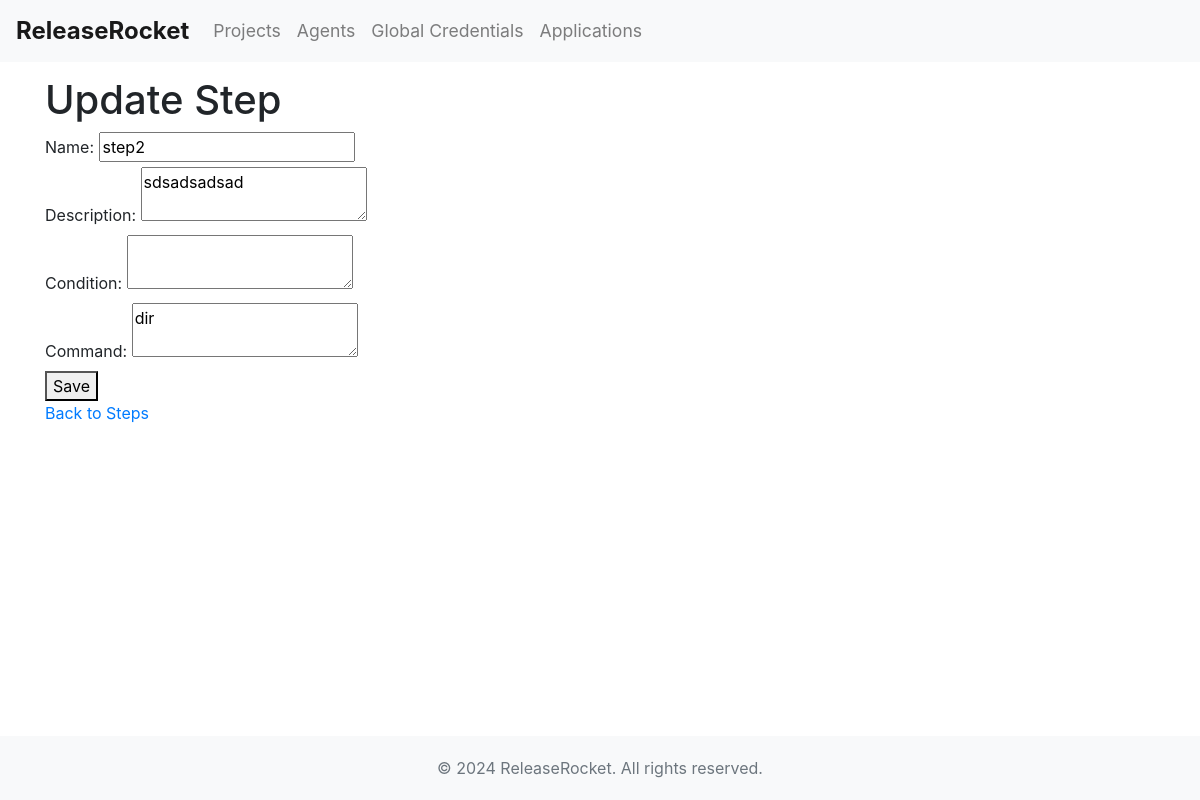
Page /pipeline/pipelines/3/steps/4/update/ on the committed database.
### pipeline/models.py (models this page shows, shortened)
class PipelineStep(models.Model):
    pipeline = models.ForeignKey(Pipeline, on_delete=models.CASCADE)
    name = models.CharField(max_length=100)
    description = models.TextField(blank=True)
    command = models.TextField()
    condition = models.TextField(blank=True)  # Define condition for step execution

### pipeline/views.py (the view, shortened to what this page needs)
# urls.py: path('pipelines/<int:pipeline_id>/steps/<int:step_id>/update/', views.pipeline_step_update, name='pipeline_step_update'),
def pipeline_step_update(request, pipeline_id, step_id):
    pipeline = get_object_or_404(Pipeline, id=pipeline_id)
    step = get_object_or_404(PipelineStep, id=step_id)
    return render(request, 'pipeline/pipeline_step_form.html', {'pipeline': pipeline, 'step': step})

### pipeline/templates/pipeline/pipeline_step_form.html (shortened to what this page needs)
{% extends 'pipeline/base.html' %}
{% block content %}
<!DOCTYPE html>
<html lang="en">
<head>
</head>
<body>
    <h1>{% if step %}Update{% else %}Create{% endif %} Step</h1>
    <form method="post">
        <label for="name">Name:</label>
        <input type="text" id="name" name="name" value="{% if step %}{{ step.name }}{% endif %}" required><br>
        <label for="description">Description:</label>
        <textarea id="description" name="description">{% if step %}{{ step.description }}{% endif %}</textarea><br>
        <label for="condition">Condition:</label>
        <textarea id="condition" name="condition">{% if step %}{{ step.condition }}{% endif %}</textarea><br>
        <label for="command">Command:</label>
        <textarea id="command" name="command" required>{% if step %}{{ step.command }}{% endif %}</textarea><br>
        <button type="submit">Save</button>
    </form>
    <a href="{% url 'pipeline_step_list' pipeline.id %}">Back to Steps</a>
</body>
</html>
{% endblock %}

### pipeline/templates/pipeline/base.html (style rules this page uses)
body { padding-top: 56px; }

### rows in the picture
PipelineStep: name "step2", description "sdsadsadsad", command "dir"
